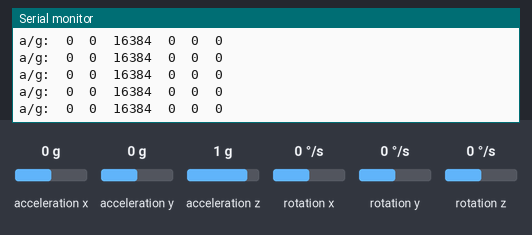
The sketch below on a simulated Arduino Leonardo, built with avr-gcc and run on an emulated ATmega32U4. On the bench: the last lines printed to the serial monitor. The test bench sets the inputs (shaded band); at power-on: acceleration x 0 g, acceleration y 0 g, acceleration z 1 g, rotation x 0 °/s, rotation y 0 °/s, rotation z 0 °/s.

Above: at 1.2 s.
1.3 s: acceleration x set to -1.4 g
At 1.49 s:
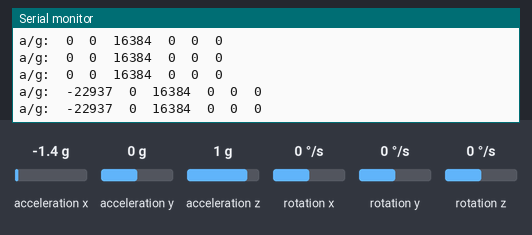
2.8 s: acceleration y set to -1.4 g
At 2.86 s:
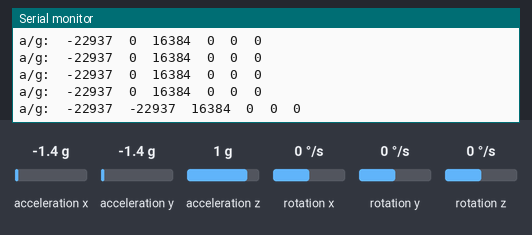
4.3 s: acceleration z set to -1.4 g
At 4.33 s:
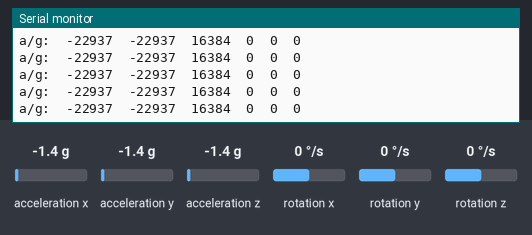
5.8 s: rotation x set to -192 °/s
At 5.81 s:
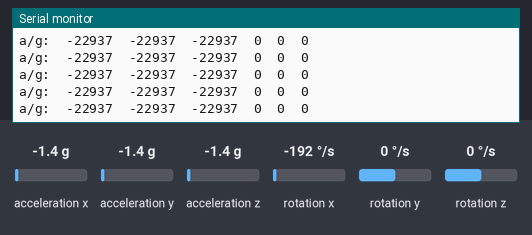
7.3 s: rotation y set to -192 °/s
At 7.3 s:
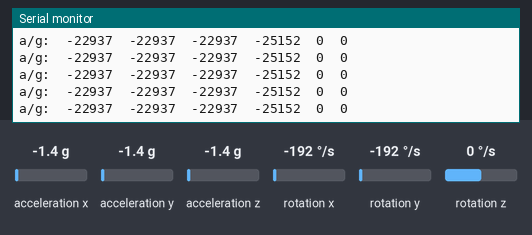

Measured:
- after the input at 1.3 s, the serial monitor: prints a new line after 0.08 s (image 1)
- after the input at 2.8 s, the serial monitor: prints a new line after 0.05 s (image 2)

The sketch:

test_mpu6050.ino
```cpp
//http://gilles.thebault.free.fr/spip.php?article32

    #include "Wire.h"  // Arduino Wire library
    #include "I2Cdev.h"  //bibliothèque I2Cdev à installer
    #include "MPU6050.h" //bibliothèque MPU6050 à installer
    // AD0 low = 0x68 (default for InvenSense evaluation board)
    // AD0 high = 0x69
    MPU6050 accelgyro;

    int16_t ax, ay, az;  //mesures brutes
    int16_t gx, gy, gz;

    void setup() {
      Wire.begin();  // bus I2C
      Serial.begin(9600); // liaison série
      while (!Serial) {
        ; // wait for serial port to connect. Needed for native USB (LEONARDO)
      }
      Serial.print("start initialize");
      accelgyro.initialize();  // initialize device
      Serial.print("end initialize");
    }

    void loop() {
      accelgyro.getMotion6(&ax, &ay, &az, &gx, &gy, &gz);
      // On peut aussi utiliser ces méthodes
      //accelgyro.getAcceleration(&ax, &ay, &az);
      //accelgyro.getRotation(&gx, &gy, &gz);

      // Affichage accel/gyro x/y/z
      Serial.print("a/g:\t");
      Serial.print(ax);
      Serial.print("\t");
      Serial.print(ay);
      Serial.print("\t");
      Serial.print(az);
      Serial.print("\t");
      Serial.print(gx);
      Serial.print("\t");
      Serial.print(gy);
      Serial.print("\t");
      Serial.print(gz);
      Serial.println("\t");
      delay(100);
    }
```
